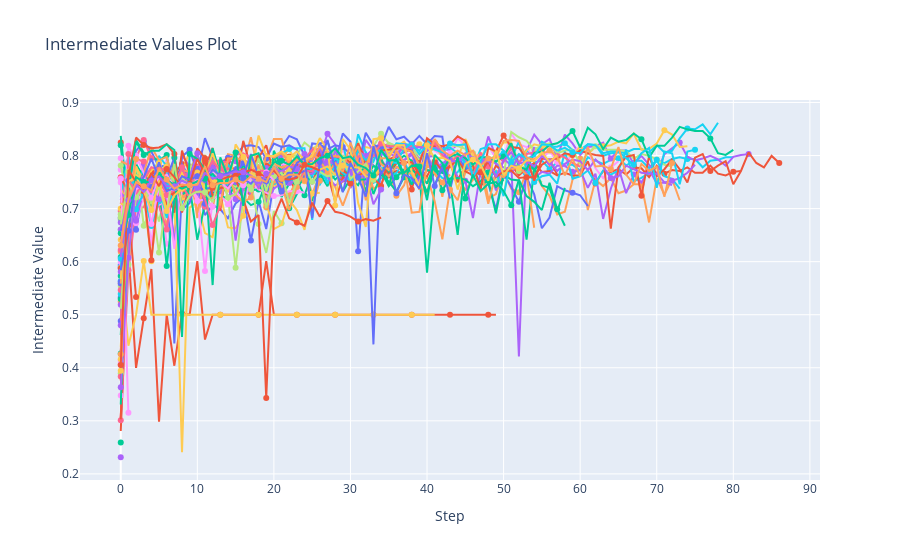

Here is the notebook cell this chart was saved with:
### Code cell
visualize.plot_intermediate_values(study)
